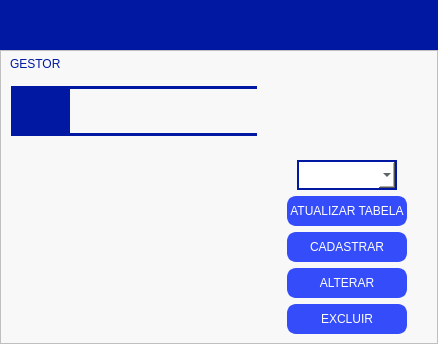
         <widget class="QWidget" name="p2">
          <layout class="QVBoxLayout" name="verticalLayout_2">
           <property name="spacing">
            <number>0</number>
           </property>
           <property name="leftMargin">
            <number>0</number>
           </property>
           <property name="topMargin">
            <number>0</number>
           </property>
           <property name="rightMargin">
            <number>0</number>
           </property>
           <property name="bottomMargin">
            <number>0</number>
           </property>
           <item>
            <widget class="QFrame" name="frame_topbar">
             <property name="sizePolicy">
              <sizepolicy hsizetype="Preferred" vsizetype="Expanding">
               <horstretch>0</horstretch>
               <verstretch>0</verstretch>
              </sizepolicy>
             </property>
             <property name="minimumSize">
              <size>
               <width>0</width>
               <height>50</height>
              </size>
             </property>
             <property name="maximumSize">
              <size>
               <width>16777215</width>
               <height>60</height>
              </size>
             </property>
             <property name="styleSheet">
              <string notr="true">background-color: rgb(0, 24, 162);
</string>
             </property>
             <property name="frameShape">
              <enum>QFrame::NoFrame</enum>
             </property>
             <property name="frameShadow">
              <enum>QFrame::Raised</enum>
             </property>
            </widget>
           </item>
           <item>
            <widget class="QFrame" name="frame_t2">
             <property name="sizePolicy">
              <sizepolicy hsizetype="Preferred" vsizetype="Expanding">
               <horstretch>0</horstretch>
               <verstretch>0</verstretch>
              </sizepolicy>
             </property>
             <property name="maximumSize">
              <size>
               <width>16777215</width>
               <height>700</height>
              </size>
             </property>
             <property name="styleSheet">
              <string notr="true">background-color: rgb(248, 248, 248);</string>
             </property>
             <property name="frameShape">
              <enum>QFrame::StyledPanel</enum>
             </property>
             <property name="frameShadow">
              <enum>QFrame::Raised</enum>
             </property>
             <layout class="QGridLayout" name="gridLayout">
              <property name="leftMargin">
               <number>0</number>
              </property>
              <property name="topMargin">
               <number>0</number>
              </property>
              <property name="rightMargin">
               <number>0</number>
              </property>
              <property name="bottomMargin">
               <number>0</number>
              </property>
              <property name="spacing">
               <number>0</number>
              </property>
              <item row="2" column="1">
               <widget class="QFrame" name="frame_t2_2">
                <property name="maximumSize">
                 <size>
                  <width>300</width>
                  <height>16777215</height>
                 </size>
                </property>
                <property name="frameShape">
                 <enum>QFrame::NoFrame</enum>
                </property>
                <property name="frameShadow">
                 <enum>QFrame::Raised</enum>
                </property>
                <layout class="QVBoxLayout" name="verticalLayout_4">
                 <property name="leftMargin">
                  <number>30</number>
                 </property>
                 <property name="rightMargin">
                  <number>30</number>
                 </property>
                 <item alignment="Qt::AlignHCenter">
                  <widget class="QComboBox" name="comboBox">
                   <property name="maximumSize">
                    <size>
                     <width>100</width>
                     <height>30</height>
                    </size>
                   </property>
                   <property name="styleSheet">
                    <string notr="true">width: 200px;
font: 10pt &quot;MS Shell Dlg 2&quot;;
background-color: white;
color: rgb(0,10,10);
border-radius: 0px;  border: 2px solid  rgb(0, 24, 162);
padding: 7px</string>
                   </property>
                   <property name="currentText">
                    <string/>
                   </property>
                  </widget>
                 </item>
                 <item>
                  <widget class="QPushButton" name="pushButton_14">
                   <property name="sizePolicy">
                    <sizepolicy hsizetype="Minimum" vsizetype="Preferred">
                     <horstretch>0</horstretch>
                     <verstretch>0</verstretch>
                    </sizepolicy>
                   </property>
                   <property name="maximumSize">
                    <size>
                     <width>400</width>
                     <height>50</height>
                    </size>
                   </property>
                   <property name="styleSheet">
                    <string notr="true">QPushButton {
	color: white;
	background-color: rgb(52, 76, 250);
	border-radius: 9px; border: 3px solid  rgb(52, 76, 250);
}

QPushButton:hover {
	background-color: rgb(32, 48, 168);
border-radius: 9px; border: 3px solid  rgb(32, 48, 168);
}</string>
                   </property>
                   <property name="text">
                    <string>ATUALIZAR TABELA</string>
                   </property>
                  </widget>
                 </item>
                 <item>
                  <widget class="QPushButton" name="pushButton_4">
                   <property name="maximumSize">
                    <size>
                     <width>400</width>
                     <height>50</height>
                    </size>
                   </property>
                   <property name="styleSheet">
                    <string notr="true">QPushButton {
	color: white;
	background-color: rgb(52, 76, 250);
	border-radius: 9px; border: 3px solid  rgb(52, 76, 250);
}

QPushButton:hover {
	background-color: rgb(32, 48, 168);
border-radius: 9px; border: 3px solid  rgb(32, 48, 168);
}</string>
                   </property>
                   <property name="text">
                    <string>CADASTRAR</string>
                   </property>
                  </widget>
                 </item>
                 <item>
                  <widget class="QPushButton" name="pushButton_5">
                   <property name="maximumSize">
                    <size>
                     <width>400</width>
                     <height>50</height>
                    </size>
                   </property>
                   <property name="styleSheet">
                    <string notr="true">QPushButton {
	color: white;
	background-color: rgb(52, 76, 250);
	border-radius: 9px; border: 3px solid  rgb(52, 76, 250);
}

QPushButton:hover {
	background-color: rgb(32, 48, 168);
border-radius: 9px; border: 3px solid  rgb(32, 48, 168);
}</string>
                   </property>
                   <property name="text">
                    <string>ALTERAR</string>
                   </property>
                  </widget>
                 </item>
                 <item>
                  <widget class="QPushButton" name="pushButton_6">
                   <property name="maximumSize">
                    <size>
                     <width>400</width>
                     <height>50</height>
                    </size>
                   </property>
                   <property name="styleSheet">
                    <string notr="true">QPushButton {
	color: white;
	background-color: rgb(52, 76, 250);
	border-radius: 9px; border: 3px solid  rgb(52, 76, 250);
}

QPushButton:hover {
	background-color: rgb(32, 48, 168);
border-radius: 9px; border: 3px solid  rgb(32, 48, 168);
}</string>
                   </property>
                   <property name="text">
                    <string>EXCLUIR</string>
                   </property>
                  </widget>
                 </item>
                </layout>
               </widget>
              </item>
              <item row="2" column="0">
               <widget class="QTableWidget" name="tabela_geral">
                <property name="maximumSize">
                 <size>
                  <width>700</width>
                  <height>400</height>
                 </size>
                </property>
                <property name="palette">
                 <palette>
                  <active>
                   <colorrole role="WindowText">
                    <brush brushstyle="SolidPattern">
                     <color alpha="255">
                      <red>0</red>
                      <green>24</green>
                      <blue>162</blue>
                     </color>
                    </brush>
                   </colorrole>
                   <colorrole role="Button">
                    <brush brushstyle="SolidPattern">
                     <color alpha="255">
                      <red>248</red>
                      <green>248</green>
                      <blue>248</blue>
                     </color>
                    </brush>
                   </colorrole>
                   <colorrole role="Base">
                    <brush brushstyle="SolidPattern">
                     <color alpha="255">
                      <red>248</red>
                      <green>248</green>
                      <blue>248</blue>
                     </color>
                    </brush>
                   </colorrole>
                   <colorrole role="Window">
                    <brush brushstyle="SolidPattern">
                     <color alpha="255">
                      <red>248</red>
                      <green>248</green>
                      <blue>248</blue>
                     </color>
                    </brush>
                   </colorrole>
                  </active>
                  <inactive>
                   <colorrole role="WindowText">
                    <brush brushstyle="SolidPattern">
                     <color alpha="255">
                      <red>0</red>
                      <green>24</green>
                      <blue>162</blue>
                     </color>
                    </brush>
                   </colorrole>
                   <colorrole role="Button">
                    <brush brushstyle="SolidPattern">
                     <color alpha="255">
                      <red>248</red>
                      <green>248</green>
                      <blue>248</blue>
                     </color>
                    </brush>
                   </colorrole>
                   <colorrole role="Base">
                    <brush brushstyle="SolidPattern">
                     <color alpha="255">
                      <red>248</red>
                      <green>248</green>
                      <blue>248</blue>
                     </color>
                    </brush>
                   </colorrole>
                   <colorrole role="Window">
                    <brush brushstyle="SolidPattern">
                     <color alpha="255">
                      <red>248</red>
                      <green>248</green>
                      <blue>248</blue>
                     </color>
                    </brush>
                   </colorrole>
                  </inactive>
                  <disabled>
                   <colorrole role="WindowText">
                    <brush brushstyle="SolidPattern">
                     <color alpha="255">
                      <red>120</red>
                      <green>120</green>
                      <blue>120</blue>
                     </color>
                    </brush>
                   </colorrole>
                   <colorrole role="Button">
                    <brush brushstyle="SolidPattern">
                     <color alpha="255">
                      <red>248</red>
                      <green>248</green>
                      <blue>248</blue>
                     </color>
                    </brush>
                   </colorrole>
                   <colorrole role="Base">
                    <brush brushstyle="SolidPattern">
                     <color alpha="255">
                      <red>248</red>
                      <green>248</green>
                      <blue>248</blue>
                     </color>
                    </brush>
                   </colorrole>
                   <colorrole role="Window">
                    <brush brushstyle="SolidPattern">
                     <color alpha="255">
                      <red>248</red>
                      <green>248</green>
                      <blue>248</blue>
                     </color>
                    </brush>
                   </colorrole>
                  </disabled>
                 </palette>
                </property>
                <property name="layoutDirection">
                 <enum>Qt::LeftToRight</enum>
                </property>
                <property name="frameShape">
                 <enum>QFrame::NoFrame</enum>
                </property>
                <property name="frameShadow">
                 <enum>QFrame::Raised</enum>
                </property>
                <property name="verticalScrollBarPolicy">
                 <enum>Qt::ScrollBarAsNeeded</enum>
                </property>
                <property name="autoScrollMargin">
                 <number>16</number>
                </property>
                <property name="editTriggers">
                 <set>QAbstractItemView::DoubleClicked|QAbstractItemView::EditKeyPressed|QAbstractItemView::SelectedClicked</set>
                </property>
                <property name="alternatingRowColors">
                 <bool>true</bool>
                </property>
                <property name="selectionMode">
                 <enum>QAbstractItemView::SingleSelection</enum>
                </property>
                <property name="selectionBehavior">
                 <enum>QAbstractItemView::SelectRows</enum>
                </property>
                <property name="textElideMode">
                 <enum>Qt::ElideLeft</enum>
                </property>
                <property name="gridStyle">
                 <enum>Qt::CustomDashLine</enum>
                </property>
                <property name="sortingEnabled">
                 <bool>false</bool>
                </property>
                <property name="wordWrap">
                 <bool>true</bool>
                </property>
                <attribute name="horizontalHeaderCascadingSectionResizes">
                 <bool>false</bool>
                </attribute>
                <attribute name="horizontalHeaderMinimumSectionSize">
                 <number>20</number>
                </attribute>
               </widget>
              </item>
              <item row="1" column="0">
               <widget class="QFrame" name="frame_t2_1">
                <property name="minimumSize">
                 <size>
                  <width>0</width>
                  <height>100</height>
                 </size>
                </property>
                <property name="maximumSize">
                 <size>
                  <width>450</width>
                  <height>100</height>
                 </size>
                </property>
                <property name="frameShape">
                 <enum>QFrame::NoFrame</enum>
                </property>
                <property name="frameShadow">
                 <enum>QFrame::Raised</enum>
                </property>
                <widget class="QPushButton" name="pushButton">
                 <property name="geometry">
                  <rect>
                   <x>10</x>
                   <y>35</y>
                   <width>60</width>
                   <height>50</height>
                  </rect>
                 </property>
                 <property name="maximumSize">
                  <size>
                   <width>60</width>
                   <height>50</height>
                  </size>
                 </property>
                 <property name="styleSheet">
                  <string notr="true">QPushButton {
	background-color: rgb(0, 24, 162);
	border-radius: 1px; border: 3px solid rgb(0, 24, 162);
	image: url(:/lupa/pesquisa.png);
}

QPushButton:hover {
	background-color: rgb(7, 18, 102);
border-radius: 1px; border: 3px solid rgb(7, 18, 102);
}</string>
                 </property>
                 <property name="text">
                  <string/>
                 </property>
                </widget>
                <widget class="QTextEdit" name="textEdit">
                 <property name="geometry">
                  <rect>
                   <x>66</x>
                   <y>35</y>
                   <width>302</width>
                   <height>50</height>
                  </rect>
                 </property>
                 <property name="maximumSize">
                  <size>
                   <width>400</width>
                   <height>50</height>
                  </size>
                 </property>
                 <property name="styleSheet">
                  <string notr="true">QTextEdit {
font: 18pt &quot;MS Shell Dlg 2&quot;;
	border-radius: 1px; border: 3px solid rgb(0, 24, 162);
}</string>
                 </property>
                </widget>
                <widget class="QLabel" name="label">
                 <property name="geometry">
                  <rect>
                   <x>9</x>
                   <y>0</y>
                   <width>191</width>
                   <height>26</height>
                  </rect>
                 </property>
                 <property name="maximumSize">
                  <size>
                   <width>200</width>
                   <height>16777215</height>
                  </size>
                 </property>
                 <property name="styleSheet">
                  <string notr="true">font: 20pt &quot;Franklin Gothic Medium&quot;;
color: rgb(0, 24, 162);</string>
                 </property>
                 <property name="text">
                  <string>GESTOR</string>
                 </property>
                </widget>
                <widget class="QComboBox" name="comboBox_3">
                 <property name="geometry">
                  <rect>
                   <x>272</x>
                   <y>36</y>
                   <width>98</width>
                   <height>48</height>
                  </rect>
                 </property>
                 <property name="styleSheet">
                  <string notr="true">width: 200px;
font: 18pt &quot;MS Shell Dlg 2&quot;;
background-color: white;
color: rgb(0,10,10);
border-radius: 0px;  border: 2px solid  rgb(0, 24, 162);
padding: 7px</string>
                 </property>
                </widget>
               </widget>
              </item>
             </layout>
            </widget>
           </item>
          </layout>
         </widget>
